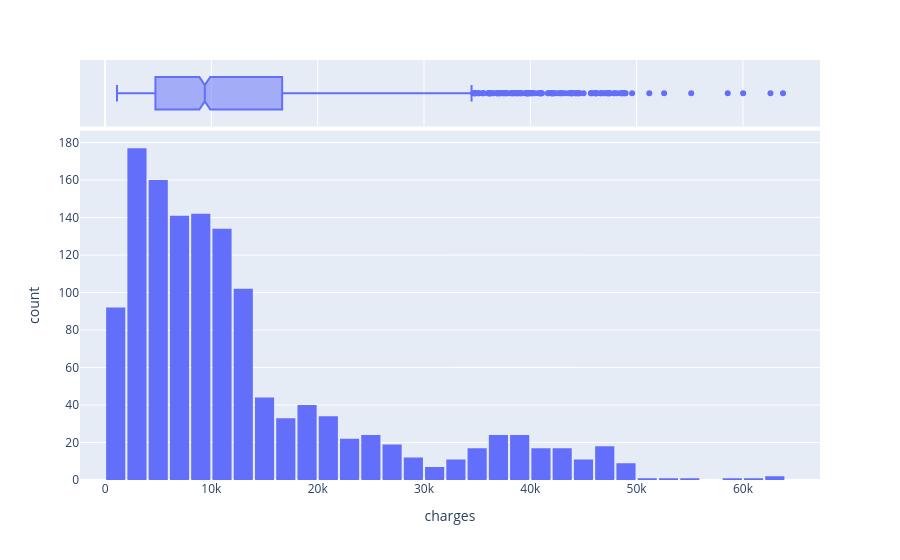

Notebook code cell kept with this figure:
### Code cell
fig = px.histogram(medical_df,x='charges',nbins=47,marginal='box')
fig.update_layout(bargap=0.1)
fig.show()

### Figure 1 — Plotly figure (JSON) as saved in the notebook; plotly's stock layout.template omitted (floating-point values rounded to 4 significant figures; data arrays with more than 128 entries replaced by an {"elided": "..."} marker saying what was removed)
{"data": [{"bingroup": "x", "hovertemplate": "charges=%{x}<br>count=%{y}<extra></extra>", "legendgroup": "", "marker": {"color": "#636efa", "pattern": {"shape": ""}}, "name": "", "nbinsx": 47, "orientation": "v", "showlegend": false, "type": "histogram", "x": {"elided": "1338 float values"}, "xaxis": "x", "yaxis": "y"}, {"hovertemplate": "charges=%{x}<extra></extra>", "legendgroup": "", "marker": {"color": "#636efa"}, "name": "", "notched": true, "showlegend": false, "type": "box", "x": {"elided": "1338 float values"}, "xaxis": "x2", "yaxis": "y2"}], "layout": {"bargap": 0.1, "barmode": "relative", "legend": {"tracegroupgap": 0}, "margin": {"t": 60}, "xaxis": {"anchor": "y", "domain": [0, 1], "title": {"text": "charges"}}, "xaxis2": {"anchor": "y2", "domain": [0, 1], "matches": "x", "showgrid": true, "showticklabels": false}, "yaxis": {"anchor": "x", "domain": [0, 0.8316], "title": {"text": "count"}}, "yaxis2": {"anchor": "x2", "domain": [0.8416, 1], "matches": "y2", "showgrid": false, "showline": false, "showticklabels": false, "ticks": ""}}}
